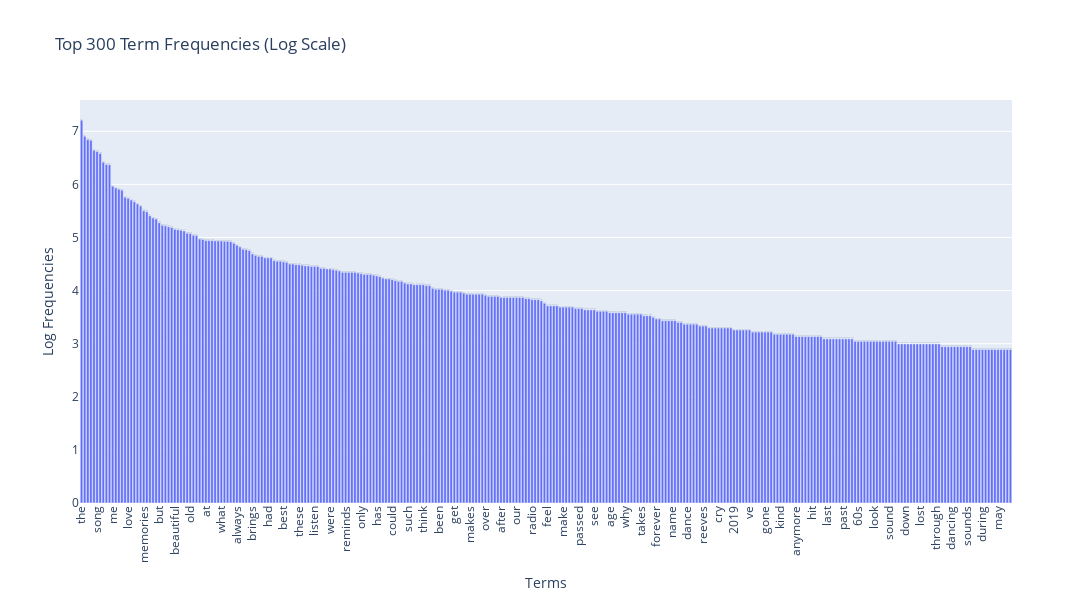

The code cell stored with this chart in its notebook:
### Code cell
# Answer here
# Calculate term frequencies
term_frequencies = np.asarray(df_counts.sum(axis=0))[0]

# Calculate logarithmic term frequencies
term_frequencies_log = np.log1p(term_frequencies)  # log1p is used to handle zero frequencies

# Create a DataFrame for both original and log frequencies
data = {
    'terms': count_vect.get_feature_names_out(),
    'frequencies': term_frequencies,
    'frequencies_log': term_frequencies_log
}
dataf = pd.DataFrame(data)

# Sort DataFrame by log frequencies and select top N
top_n = 300  # Change this number to visualize more/less
top_terms_log = dataf.nlargest(top_n, 'frequencies_log')

# Create the bar plot using Plotly for log frequencies
fig = px.bar(top_terms_log, x='terms', y='frequencies_log', 
             title=f'Top {top_n} Term Frequencies (Log Scale)', 
             labels={'terms': 'Terms', 'frequencies_log': 'Log Frequencies'},
             text='frequencies_log')

# Update layout for better readability
fig.update_traces(texttemplate='%{text:.2f}', textposition='outside')
fig.update_layout(xaxis_tickangle=-90, width=1200, height=600)

# Show the plot
fig.show()

### Figure 1 — Plotly figure (JSON) as saved in the notebook; plotly's stock layout.template omitted (floating-point values rounded to 4 significant figures; data arrays with more than 128 entries replaced by an {"elided": "..."} marker saying what was removed)
{"data": [{"alignmentgroup": "True", "hovertemplate": "Terms=%{x}<br>Log Frequencies=%{text}<extra></extra>", "legendgroup": "", "marker": {"color": "#636efa", "pattern": {"shape": ""}}, "name": "", "offsetgroup": "", "orientation": "v", "showlegend": false, "text": {"elided": "300 float values"}, "textposition": "outside", "texttemplate": "%{text:.2f}", "type": "bar", "x": {"elided": "300 str values"}, "xaxis": "x", "y": {"elided": "300 float values"}, "yaxis": "y"}], "layout": {"barmode": "relative", "height": 600, "legend": {"tracegroupgap": 0}, "title": {"text": "Top 300 Term Frequencies (Log Scale)"}, "width": 1200, "xaxis": {"anchor": "y", "autorange": true, "domain": [0, 1], "range": [-0.5, 299.5], "tickangle": -90, "title": {"text": "Terms"}, "type": "category"}, "yaxis": {"anchor": "x", "autorange": true, "domain": [0, 1], "range": [0, 7.589], "title": {"text": "Log Frequencies"}, "type": "linear"}}}
